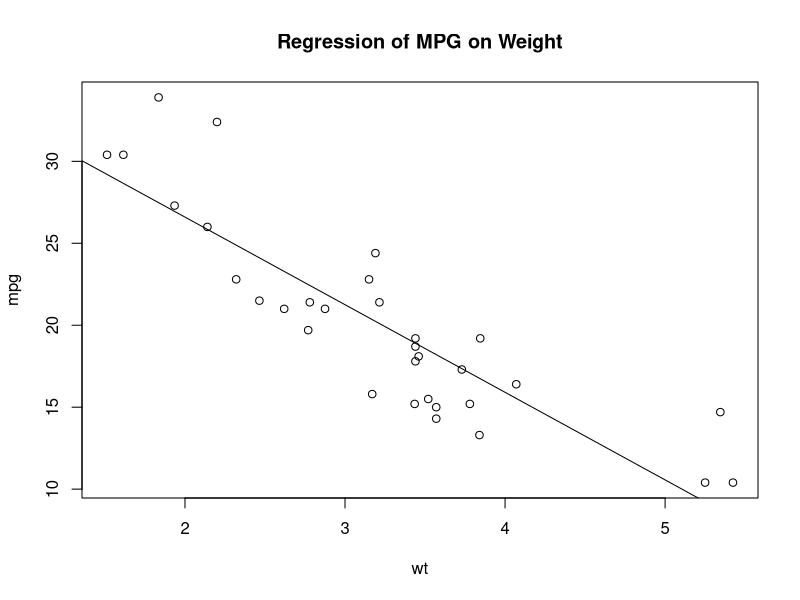

The R source for this figure:
pdf("mygraph.pdf")
attach(mtcars)
plot(wt, mpg)
abline(lm(mpg~wt))
title("Regression of MPG on Weight")
detach(mtcars)
dev.off()